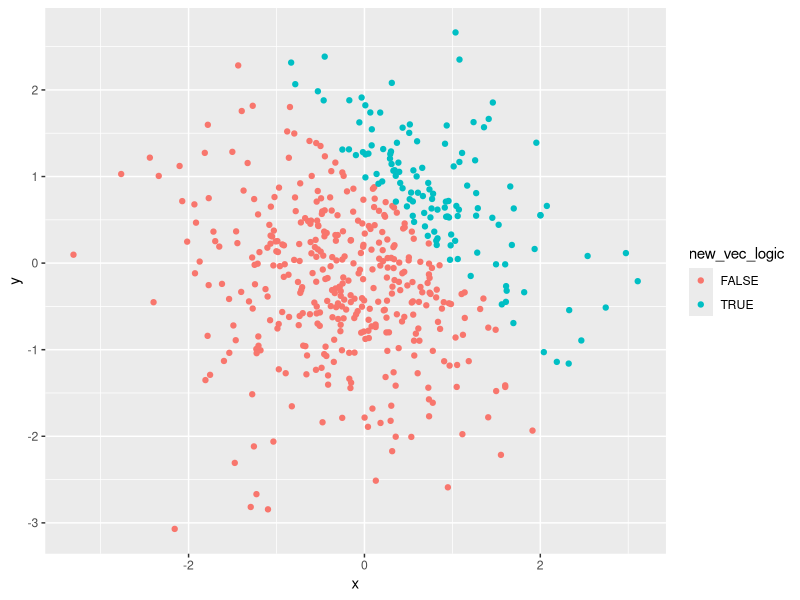
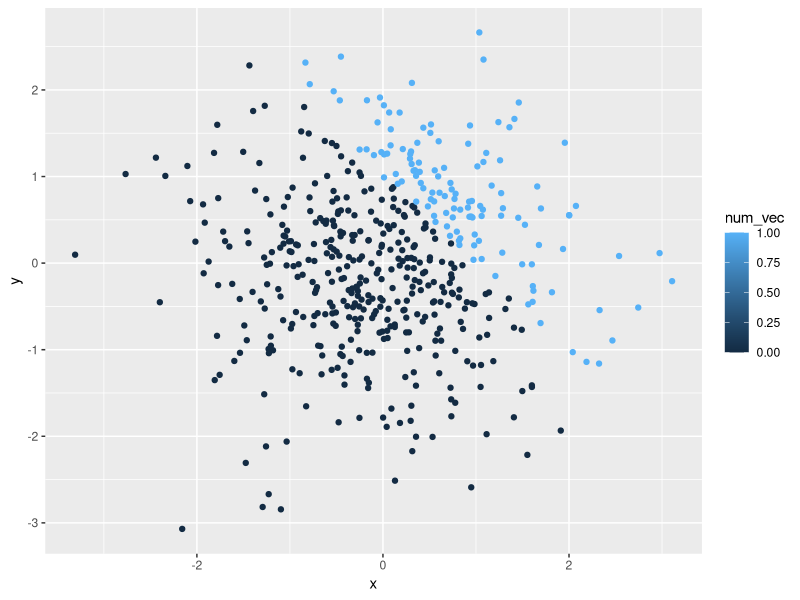
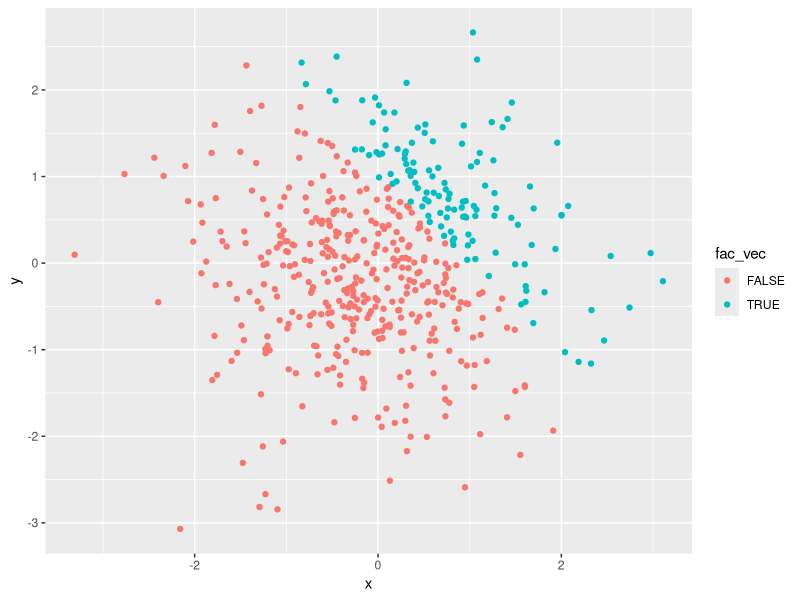

These charts were generated, in order, by the following R code:
## ---- chunk 1
library(tidyverse)

prob_1 = tibble(
  vec_samp = rnorm(8),
  vec_logical = vec_samp > 0,
  vec_char = c("one", "two", "three", "four", "five", "six", "seven", "eight"),
  vec_factor = factor(c("level1", "level1", "level1", "level2", "level2", "level2", "level3", "level3"))
)

mean(pull(prob_1, vec_samp))
mean(pull(prob_1, vec_logical))
mean(pull(prob_1, vec_char))
mean(pull(prob_1, vec_factor))
## ---- chunk 2

as.numeric(pull(prob_1, vec_logical))
as.numeric(pull(prob_1, vec_char))
as.numeric(pull(prob_1, vec_factor))
## ---- chunk 3

prob_2 = tibble (
  x = rnorm (500),
  y = rnorm (500),
  new_vec_logic = x + y > 1,
  num_vec = as.numeric(new_vec_logic), 
  fac_vec = as.factor(new_vec_logic)
)

## ---- chunk 4

ggplot(prob_2, aes(x=x, y=y, color= new_vec_logic)) + geom_point()

## ---- chunk 5

ggplot(prob_2, aes(x=x, y=y, color= num_vec)) + geom_point()

## ---- chunk 6

ggplot(prob_2, aes(x=x, y=y, color= fac_vec)) + geom_point()
